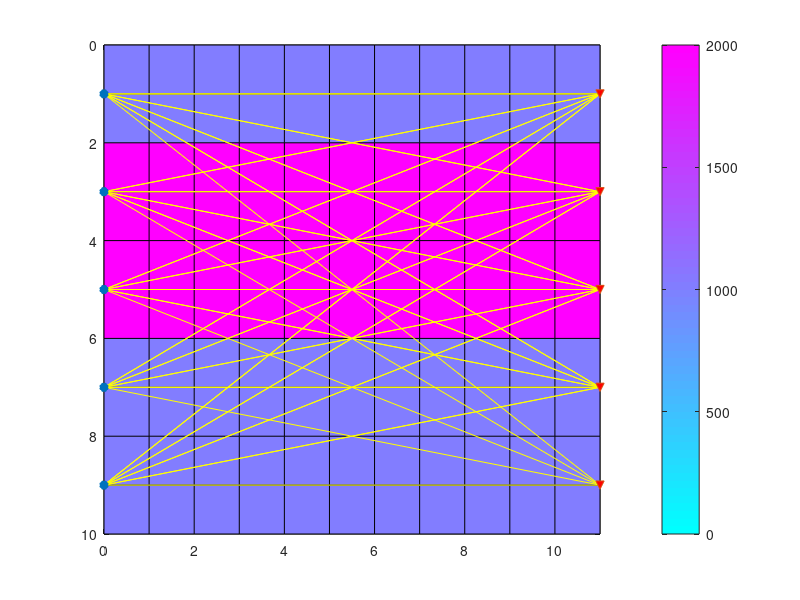
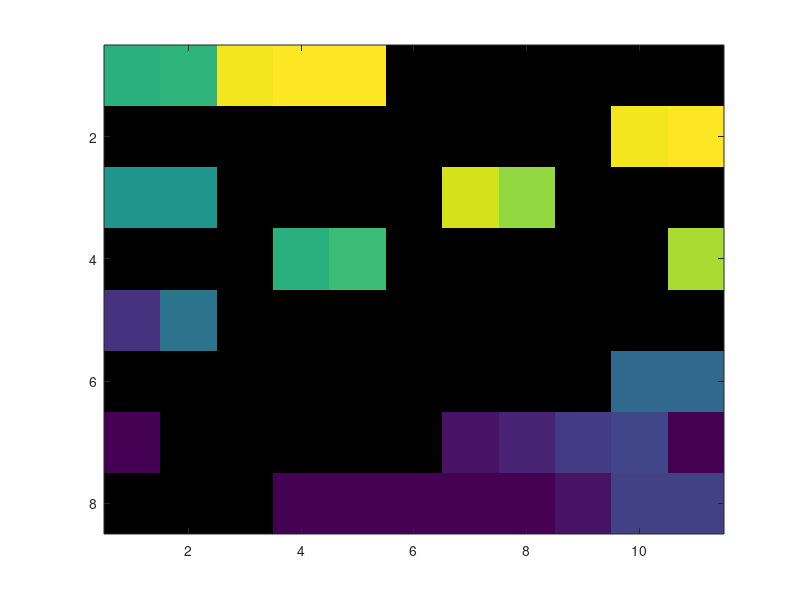

The MATLAB script that drew these images, in order: (Note: this script raises an error after producing the figures.)
clear all;
close all;
clc;

% Proses Forward Modelling
% Menghitung Length raypath
Pos = zeros(25,4);
Pos(:,1) = 0;
Pos([1:5],2) = 1;
Pos([6:10],2) = 3;
Pos([11:15],2) = 5;
Pos([16:20],2) = 7;
Pos([21:25],2) = 9;
Pos(:,3) = 11;
inp = [5 7 9 11 13];
Pos(:,4) = [inp inp inp inp inp]';
R = zeros(25,3);
for b = 1:25
    Length(b) = sqrt((Pos(b,1)-Pos(b,3))^2+(Pos(b,2)-Pos(b,4))^2);
    Gradient(b,1) = (2-Pos(b,4))/(Pos(b,4)-Pos(b,2))*(Pos(b,3)-Pos(b,1))+Pos(b,3);
    Gradient(b,2) = (6-Pos(b,4))/(Pos(b,4)-Pos(b,2))*(Pos(b,3)-Pos(b,1))+Pos(b,3);
    if Gradient(b,1) >= 0 & Gradient(b,1) <= 11 
        R(b,1) = sqrt((Pos(b,1)-Gradient(b,1))^2+(Pos(b,2)-2)^2);
        if b > 5
            R(b,1) = sqrt((Pos(b,3)-Pos(b,1))^2+(Pos(b,4)-Pos(b,2))^2)-R(b,1);
        else
            R(b,1) = R(b,1);
        end
    else
        R(b,1) = 0;
    end
    if (Gradient(b,1) >= 0 & Gradient(b,1) <= 11) | (Gradient(b,2) >= 0 & Gradient(b,2) <= 11)
        R(b,2) = sqrt((Gradient(b,1)-Pos(b,3))^2+(2-Pos(b,4))^2);
        if b > 3 & b < 6
            R(b,2) = sqrt((Gradient(b,1)-Gradient(b,2))^2+(2-6)^2);
        elseif (b >= 6 & b < 7) | (b >= 11 & b < 12)  
            R(b,2) = sqrt((Gradient(b,1)-Pos(b,1))^2+(2-Pos(b,2))^2);
        elseif (b >= 9 & b < 11) | (b >= 14 & b < 16)
            R(b,2) = sqrt((Gradient(b,2)-Pos(b,1))^2+(6-Pos(b,2))^2);
        elseif (b >= 16 & b < 17) | (b >= 21 & b < 22)
            R(b,2) = sqrt((Gradient(b,2)-Gradient(b,1))^2+(6-2)^2);
        elseif (b >= 17 & b < 19) | (b >= 22 & b < 24)
            R(b,2) = sqrt((Gradient(b,2)-Pos(b,3))^2+(6-Pos(b,4))^2);
        else
            R(b,2) = R(b,2);
        end
    else
        R(b,2) = 0;
    end
    if Gradient(b,2) >= 0 & Gradient(b,2) <= 11 
        R(b,3) = sqrt((Pos(b,3)-Gradient(b,2))^2+(Pos(b,4)-6)^2);
        if (b >= 16 & b < 19) | (b >= 21 & b < 24)
            R(b,3) = sqrt((Pos(b,1)-Gradient(b,2))^2+(Pos(b,2)-6)^2);
        else
            R(b,3) = R(b,3);
        end
    else
        R(b,3) = 0
    end
end
R(1,1) = 11;
R(7,2) = 11;
R(8,2) = sqrt((Pos(8,1)-Pos(8,3))^2+(Pos(8,2)-Pos(8,4))^2);
R(12,2) = sqrt((Pos(12,1)-Pos(12,3))^2+(Pos(12,2)-Pos(12,4))^2);
R(13,2) = 11;
R(19,3) = 11;
R(20,3) = sqrt((Pos(20,1)-Pos(20,3))^2+(Pos(20,2)-Pos(20,4))^2);
R(24,3) = sqrt((Pos(24,1)-Pos(24,3))^2+(Pos(24,2)-Pos(24,4))^2);
R(25,3) = 11;

% Sintetis Travel Time
V = [1000 2000 1000]';
S = 1./V;
t = R*S



% Proses Inverse Modelling
% Membuat sel-sel tomografi
x = 0:1:11;
y = 0:1:10;
[Mesh.X Mesh.Y] = meshgrid(x,y);
for i = 1:12
    v([1:2],i) = 1000;
    v([3:6],i) = 2000;
    v([7:11],i) = 1000;
end
figure(1)
pcolor(Mesh.X,Mesh.Y,v);
colormap(cool);
set(gca,'Ydir','Reverse');
colorbar;
hold on;

% Membuat serta mengeplot raypath dan titik source receiver
x = zeros(10,5);
y = zeros(10,5);
for i = 1:2:9
    for j = 2:2:10
        x(i,:) = 0;
        x(j,:) = 11;
        y(i,1) = 1;
        y(i,2) = 3;
        y(i,3) = 5;
        y(i,4) = 7;
        y(i,5) = 9;
        y(j,:) = j-1;
    end
end
plot(x,y,'y');
scatter(x(1,:),y(1,:),'*g','MarkerFaceColor','g','linewidth',3.5);
scatter(x(10,:),y(1,:),'vk','MarkerFaceColor','r');
hold off;

% Proses BPT
Leng = sum(R,2);
Srat = zeros(25,1)
for h = 1:25
    Srat(h) = (t(h)/Leng(h)); % Slowness rata-rata
end

% Menentukan titik Gradienten batas raypath tiap sel
% Raypath 2 (Titik2 Gradienten)
for i = 1:11
    for j = 1:3
        k2(j) = j;
        m2(i) = i;
        y2 = (m2-Pos(2,3))./(Pos(2,3)-Pos(2,1)).*(Pos(2,4)-Pos(2,2))+Pos(2,4);
        x2 = (k2-Pos(2,4))./(Pos(2,4)-Pos(2,2)).*(Pos(2,3)-Pos(2,1))+Pos(2,3);
    end
end
% Raypath 3 (Titik2 Gradienten)
for i = 1:11
    for j = 1:5
        k3(j) = j;
        m3(i) = i;
        y3 = (m3-Pos(3,3))./(Pos(3,3)-Pos(3,1)).*(Pos(3,4)-Pos(3,2))+Pos(3,4);
        x3 = (k3-Pos(3,4))./(Pos(3,4)-Pos(3,2)).*(Pos(3,3)-Pos(3,1))+Pos(3,3);
    end
end
% Raypath 4 (Titik2 Gradienten)
for i = 1:11
    for j = 1:7
        k4(j) = j;
        m4(i) = i;
        y4 = (m4-Pos(4,3))./(Pos(4,3)-Pos(4,1)).*(Pos(4,4)-Pos(4,2))+Pos(4,4);
        x4 = (k4-Pos(4,4))./(Pos(4,4)-Pos(4,2)).*(Pos(4,3)-Pos(4,1))+Pos(4,3);
    end
end
% Raypath 5 (Titik2 Gradienten)
for i = 1:11
    for j = 1:9
        k5(j) = j;
        m5(i) = i;
        y5 = (m5-Pos(5,3))./(Pos(5,3)-Pos(5,1)).*(Pos(5,4)-Pos(5,2))+Pos(5,4);
        x5 = (k5-Pos(5,4))./(Pos(5,4)-Pos(5,2)).*(Pos(5,3)-Pos(5,1))+Pos(5,3);
    end
end
% Raypath 6 (Titik2 Gradienten)
for i = 1:11
    for j = 1:3
        k6_1(j) = j;
        k6 = sort(k6_1,'descend');
        m6(i) = i;
        y6 = (m6-Pos(6,3))./(Pos(6,3)-Pos(6,1)).*(Pos(6,4)-Pos(6,2))+Pos(6,4);
        x6 = (k6-Pos(6,4))./(Pos(6,4)-Pos(6,2)).*(Pos(6,3)-Pos(6,1))+Pos(6,3);
    end
end
% Raypath 8 (Titik2 Gradienten)
for i = 1:11
    for j = 1:3
        k8(j) = j+2;
        m8(i) = i;
        y8 = (m8-Pos(8,3))./(Pos(8,3)-Pos(8,1)).*(Pos(8,4)-Pos(8,2))+Pos(8,4);
        x8 = (k8-Pos(8,4))./(Pos(8,4)-Pos(8,2)).*(Pos(8,3)-Pos(8,1))+Pos(8,3);
    end
end
% Raypath 9 (Titik2 Gradienten)
for i = 1:11
    for j = 1:5
        k9(j) = j+2;
        m9(i) = i;
        y9 = (m9-Pos(9,3))./(Pos(9,3)-Pos(9,1)).*(Pos(9,4)-Pos(9,2))+Pos(9,4);
        x9 = (k9-Pos(9,4))./(Pos(9,4)-Pos(9,2)).*(Pos(9,3)-Pos(9,1))+Pos(9,3);
    end
end
% Raypath 10 (Titik2 Gradienten)
for i = 1:11
    for j = 1:7
        k10(j) = j+2;
        m10(i) = i;
        y10 = (m10-Pos(10,3))./(Pos(10,3)-Pos(10,1)).*(Pos(10,4)-Pos(10,2))+Pos(10,4);
        x10 = (k10-Pos(10,4))./(Pos(10,4)-Pos(10,2)).*(Pos(10,3)-Pos(10,1))+Pos(10,3);
    end
end
% Raypath 11 (Titik2 Gradienten)
for i = 1:11
    for j = 1:5
        k11_1(j) = j;
        k11 = sort(k11_1,'descend');
        m11(i) = i;
        y11 = (m11-Pos(11,3))./(Pos(11,3)-Pos(11,1)).*(Pos(11,4)-Pos(11,2))+Pos(11,4);
        x11 = (k11-Pos(11,4))./(Pos(11,4)-Pos(11,2)).*(Pos(11,3)-Pos(11,1))+Pos(11,3);
    end
end
% Raypath 12 (Titik2 Gradienten)
for i = 1:11
    for j = 1:3
        k12_1(j) = j+2;
        k12 = sort(k12_1,'descend');
        m12(i) = i;
        y12 = (m12-Pos(12,3))./(Pos(12,3)-Pos(12,1)).*(Pos(12,4)-Pos(12,2))+Pos(12,4);
        x12 = (k12-Pos(12,4))./(Pos(12,4)-Pos(12,2)).*(Pos(12,3)-Pos(12,1))+Pos(12,3);
    end
end
% Raypath 14 (Titik2 Gradienten)
for i = 1:11
    for j = 1:3
        k14(j) = j+4;
        m14(i) = i;
        ye14 = (m14-Pos(14,3))./(Pos(14,3)-Pos(14,1)).*(Pos(14,4)-Pos(14,2))+Pos(14,4);
        ex14 = (k14-Pos(14,4))./(Pos(14,4)-Pos(14,2)).*(Pos(14,3)-Pos(14,1))+Pos(14,3);
    end
end
% Raypath 15 (Titik2 Gradienten)
for i = 1:11
    for j = 1:5
        k15(j) = j+4;
        m15(i) = i;
        y15 = (m15-Pos(15,3))./(Pos(15,3)-Pos(15,1)).*(Pos(15,4)-Pos(15,2))+Pos(15,4);
        x15 = (k15-Pos(15,4))./(Pos(15,4)-Pos(15,2)).*(Pos(15,3)-Pos(15,1))+Pos(15,3);
    end
end
% Raypath 16 (Titik2 Gradienten)
for i = 1:11
    for j = 1:7
        k16_1(j) = j;
        k16 = sort(k16_1,'descend');
        m16(i) = i;
        y16 = (m16-Pos(16,3))./(Pos(16,3)-Pos(16,1)).*(Pos(16,4)-Pos(16,2))+Pos(16,4);
        x16 = (k16-Pos(16,4))./(Pos(16,4)-Pos(16,2)).*(Pos(16,3)-Pos(16,1))+Pos(16,3);
    end
end
% Raypath 17 (Titik2 Gradienten)
for i = 1:11
    for j = 1:5
        k17_1(j) = j+2;
        k17 = sort(k17_1,'descend');
        m17(i) = i;
        y17 = (m17-Pos(17,3))./(Pos(17,3)-Pos(17,1)).*(Pos(17,4)-Pos(17,2))+Pos(17,4);
        x17 = (k17-Pos(17,4))./(Pos(17,4)-Pos(17,2)).*(Pos(17,3)-Pos(17,1))+Pos(17,3);
    end
end
% Raypath 18 (Titik2 Gradienten)
for i = 1:11
    for j = 1:3
        k18_1(j) = j+4;
        k18 = sort(k18_1,'descend');
        m18(i) = i;
        y18 = (m18-Pos(18,3))./(Pos(18,3)-Pos(18,1)).*(Pos(18,4)-Pos(18,2))+Pos(18,4);
        x18 = (k18-Pos(18,4))./(Pos(18,4)-Pos(18,2)).*(Pos(18,3)-Pos(18,1))+Pos(18,3);
    end
end
% Raypath 20 (Titik2 Gradienten)
for i = 1:11
    for j = 1:3
        k20(j) = j+6;
        m20(i) = i;
        y20 = (m20-Pos(20,3))./(Pos(20,3)-Pos(20,1)).*(Pos(20,4)-Pos(20,2))+Pos(20,4);
        x20 = (k20-Pos(20,4))./(Pos(20,4)-Pos(20,2)).*(Pos(20,3)-Pos(20,1))+Pos(20,3);
    end
end
% Raypath 21 (Titik2 Gradienten)
for i = 1:11
    for j = 1:9
        k21_1(j) = j;
        k21 = sort(k21_1,'descend');
        m21(i) = i;
        y21 = (m21-Pos(21,3))./(Pos(21,3)-Pos(21,1)).*(Pos(21,4)-Pos(21,2))+Pos(21,4);
        x21 = (k21-Pos(21,4))./(Pos(21,4)-Pos(21,2)).*(Pos(21,3)-Pos(21,1))+Pos(21,3);
    end
end
% Raypath 22 (Titik2 Gradienten)
for i = 1:11
    for j = 1:7
        k22_1(j) = j+2;
        k22 = sort(k22_1,'descend');
        m22(i) = i;
        y22 = (m22-Pos(22,3))./(Pos(22,3)-Pos(22,1)).*(Pos(22,4)-Pos(22,2))+Pos(22,4);
        x22 = (k22-Pos(22,4))./(Pos(22,4)-Pos(22,2)).*(Pos(22,3)-Pos(22,1))+Pos(22,3);
    end
end
% Raypath 23 (Titik2 Gradienten)
for i = 1:11
    for j = 1:5
        k23_1(j) = j+4;
        k23 = sort(k23_1,'descend');
        m23(i) = i;
        y23 = (m23-Pos(23,3))./(Pos(23,3)-Pos(23,1)).*(Pos(23,4)-Pos(23,2))+Pos(23,4);
        x23 = (k23-Pos(23,4))./(Pos(23,4)-Pos(23,2)).*(Pos(23,3)-Pos(23,1))+Pos(23,3);
    end
end
% Raypath 24 (Titik2 Gradienten)
for i = 1:11
    for j = 1:3
        k24_1(j) = j+6;
        k24 = sort(k24_1,'descend');
        m24(i) = i;
        y24 = (m24-Pos(24,3))./(Pos(24,3)-Pos(24,1)).*(Pos(24,4)-Pos(24,2))+Pos(24,4);
        x24 = (k24-Pos(24,4))./(Pos(24,4)-Pos(24,2)).*(Pos(24,3)-Pos(24,1))+Pos(24,3);
    end
end

% Menghitung Length raypath tiap sel
L12_1 = sqrt((Pos(2,1)-x(2))^2+(Pos(2,2)-y2(1,1))^2);
L12_2 = sqrt((x(2)-x(3))^2+(y2(1,1)-y2(1,2))^2);
L12_3 = sqrt((x(3)-x(4))^2+(y2(1,2)-y2(1,3))^2);
L12_4 = L12_1;
L12_5 = L12_1;
L12_6 = sqrt((x(6)-x2(2))^2+(y2(1,5)-y(3))^2);
L12_17 = sqrt((x2(2)-x(7))^2+(y(3)-y2(1,6))^2);
L12_18 = L12_1;
L12_19 = L12_1;
L12_20 = L12_1;
L12_21 = L12_1;
L12_22 = sqrt((x(11)-x(12))^2+(y2(1,10)-y2(1,11))^2);

L13_1 = sqrt((Pos(3,1)-x(2))^2+(Pos(3,2)-y3(1,1))^2);
L13_2 = L13_1;
L13_3 = sqrt((x(3)-x3(2))^2+(y3(1,2)-y(3))^2);
L13_14 = sqrt((x3(2)-x(4))^2+(y(3)-y3(1,3))^2);
L13_15 = L13_1;
L13_16 = L13_1;
L13_17 = sqrt((x(6)-x3(3))^2+(y3(1,5)-y(4))^2);
L13_28 = sqrt((x3(3)-x(7))^2+(y(4)-y3(1,6))^2);
L13_29 = L13_1;
L13_30 = L13_1;
L13_31 = sqrt((x(9)-x3(4))^2+(y3(1,8)-y(5))^2);
L13_42 = sqrt((x3(4)-x(10))^2+(y(5)-y3(1,9))^2);
L13_43 = L13_1;
L13_44 = L13_1;

L14_1 = sqrt((Pos(4,1)-x(2))^2+(Pos(4,2)-y4(1,1))^2);
L14_2 = sqrt((x(2)-x4(2))^2+(y4(1,1)-y(3))^2);
L14_13 = sqrt((x4(2)-x(3))^2+(y(3)-y4(1,2))^2);
L14_14 = L14_1;
L14_15 = sqrt((x(4)-x4(3))^2+(y4(1,3)-y(4))^2);
L14_26 = sqrt((x4(3)-x(5))^2+(y(4)-y4(1,4))^2);
L14_27 = L14_1;
L14_28 = sqrt((x(6)-x4(4))^2+(y4(1,5)-y(5))^2);
L14_39 = sqrt((x4(4)-x(7))^2+(y(5)-y4(1,6))^2);
L14_40 = L14_1;
L14_41 = sqrt((x(8)-x4(5))^2+(y4(1,7)-y(6))^2);
L14_52 = sqrt((x4(5)-x(9))^2+(y(6)-y4(1,8))^2);
L14_53 = L14_1;
L14_54 = sqrt((x(10)-x4(6))^2+(y4(1,9)-y(7))^2);
L14_65 = sqrt((x4(6)-x(11))^2+(y(7)-y4(1,10))^2);
L14_66 = L14_1;

L15_1 = sqrt((Pos(5,1)-x(2))^2+(Pos(5,2)-y5(1,1))^2);
L15_2 = sqrt((x(2)-x5(2))^2+(y5(1,1)-y(3))^2);
L15_13 = sqrt((x5(2)-x(3))^2+(y(3)-y5(1,2))^2);
L15_14 = sqrt((x(3)-x5(3))^2+(y5(1,2)-y(4))^2);
L15_25 = sqrt((x5(3)-x(4))^2+(y(4)-y5(1,3))^2);
L15_26 = L15_1;
L15_27 = sqrt((x(5)-x5(4))^2+(y5(1,4)-y(5))^2);
L15_38 = sqrt((x5(4)-x(6))^2+(y(5)-y5(1,5))^2);
L15_39 = sqrt((x(6)-x5(5))^2+(y5(1,5)-y(6))^2);
L15_50 = sqrt((x5(5)-x(7))^2+(y(6)-y5(1,6))^2);
L15_51 = sqrt((x(7)-x5(6))^2+(y5(1,6)-y(7))^2);
L15_62 = sqrt((x5(6)-x(8))^2+(y(7)-y5(1,7))^2);
L15_63 = L15_1;
L15_64 = sqrt((x(9)-x5(7))^2+(y5(1,8)-y(8))^2);
L15_75 = sqrt((x5(7)-x(10))^2+(y(8)-y5(1,9))^2);
L15_76 = sqrt((x(10)-x5(8))^2+(y5(1,9)-y(9))^2);
L15_87 = sqrt((x5(8)-x(11))^2+(y(9)-y5(1,10))^2);
L15_88 = L15_1;

L21_12 = L12_22;
L21_13 = L12_21;
L21_14 = L12_20;
L21_15 = L12_19;
L21_16 = L12_18;
L21_17 = L12_17;
L21_6 = L12_6;
L21_7 = L12_5;
L21_8 = L12_4;
L21_9 = L12_3;
L21_10 = L12_2;
L21_11 = L12_1;

L23_23 = sqrt((Pos(8,1)-x(2))^2+(Pos(8,2)-y8(1,1))^2);
L23_24 = L12_2;
L23_25 = L12_3;
L23_26 = L12_4;
L23_27 = L12_5;
L23_28 = sqrt((x(6)-x8(2))^2+(y8(1,5)-y(5))^2);
L23_39 = L12_17;
L23_40 = L12_18;
L23_41 = L12_19;
L23_42 = L12_20;
L23_43 = L12_21;
L23_44 = L12_22;

L24_23 = L13_1;
L24_24 = L13_2;
L24_25 = L13_3;
L24_36 = L13_14;
L24_37 = L13_15;
L24_38 = L13_16;
L24_39 = L13_17;
L24_50 = L13_28;
L24_51 = L13_29;
L24_52 = L13_30;
L24_53 = L13_31;
L24_64 = L13_42;
L24_65 = L13_43;
L24_66 = L13_44;

L25_23 = L14_1;
L25_24 = L14_2;
L25_35 = L14_13;
L25_36 = L14_14;
L25_37 = L14_15;
L25_48 = L14_26;
L25_49 = L14_27;
L25_50 = L14_28;
L25_61 = L14_39;
L25_62 = L14_40;
L25_63 = L14_41;
L25_74 = L14_52;
L25_75 = L14_53;
L25_76 = L14_54;
L25_87 = L14_65;
L25_88 = L14_66;

L31_34 = L13_44;
L31_35 = L13_43;
L31_36 = L13_42;
L31_25 = L13_31;
L31_26 = L13_30;
L31_27 = L13_29;
L31_28 = L13_28;
L31_17 = L13_17;
L31_18 = L13_16;
L31_19 = L13_15;
L31_20 = L13_14;
L31_9 = L13_3;
L31_10 = L13_2;
L31_11 = L13_1;

L32_34 = L23_44;
L32_35 = L23_43;
L32_36 = L23_42;
L32_37 = L23_41;
L32_38 = L23_40;
L32_39 = L23_39;
L32_28 = L23_28;
L32_29 = L23_27;
L32_30 = L23_26;
L32_31 = L23_25;
L32_32 = L23_24;
L32_33 = L23_23;

L34_45 = L23_23;
L34_46 = L23_24;
L34_47 = L23_25;
L34_48 = L23_26;
L34_49 = L23_27;
L34_50 = L23_28;
L34_61 = L23_39;
L34_62 = L23_40;
L34_63 = L23_41;
L34_64 = L23_42;
L34_65 = L23_43;
L34_66 = L23_44;

L35_45 = L24_23;
L35_46 = L24_24;
L35_47 = L24_25;
L35_58 = L24_36;
L35_59 = L24_37;
L35_60 = L24_38;
L35_61 = L24_39;
L35_72 = L24_50;
L35_73 = L24_51;
L35_74 = L24_52;
L35_75 = L24_53;
L35_86 = L24_64;
L35_87 = L24_65;
L35_88 = L24_66;

L41_56 = L14_66;
L41_57 = L14_65;
L41_46 = L14_54;
L41_47 = L14_53;
L41_48 = L14_52;
L41_37 = L14_41;
L41_38 = L14_40;
L41_39 = L14_39;
L41_28 = L14_28;
L41_29 = L14_27;
L41_30 = L14_26;
L41_19 = L14_15;
L41_20 = L14_14;
L41_21 = L14_13;
L41_10 = L14_2;
L41_11 = L14_1;

L42_56 = L24_66;
L42_57 = L24_65;
L42_58 = L24_64;
L42_47 = L24_53;
L42_48 = L24_52;
L42_49 = L24_51;
L42_50 = L24_50;
L42_39 = L24_39;
L42_40 = L24_38;
L42_41 = L24_37;
L42_42 = L24_36;
L42_31 = L24_25;
L42_32 = L24_24;
L42_33 = L24_23;

L43_56 = L34_66;
L43_57 = L34_65;
L43_58 = L34_64;
L43_59 = L34_63;
L43_60 = L34_62;
L43_61 = L34_61;
L43_50 = L34_50;
L43_51 = L34_49;
L43_52 = L34_48;
L43_53 = L34_47;
L43_54 = L34_46;
L43_55 = L34_45;

L45_67 = L34_45;
L45_68 = L34_46;
L45_69 = L34_47;
L45_70 = L34_48;
L45_71 = L34_49;
L45_72 = L34_50;
L45_83 = L34_61;
L45_84 = L34_62;
L45_85 = L34_63;
L45_86 = L34_64;
L45_87 = L34_65;
L45_88 = L34_66;

L51_78 = L15_88;
L51_79 = L15_87;
L51_68 = L15_76;
L51_69 = L15_75;
L51_58 = L15_64;
L51_59 = L15_63;
L51_60 = L15_62;
L51_49 = L15_51;
L51_50 = L15_50;
L51_39 = L15_39;
L51_40 = L15_38;
L51_29 = L15_27;
L51_30 = L15_26;
L51_31 = L15_25;
L51_20 = L15_14;
L51_21 = L15_13;
L51_10 = L15_2;
L51_11 = L15_1;

L52_78 = L25_88;
L52_79 = L25_87;
L52_68 = L25_76;
L52_69 = L25_75;
L52_70 = L25_74;
L52_59 = L25_63;
L52_60 = L25_62;
L52_61 = L25_61;
L52_50 = L25_50;
L52_51 = L25_49;
L52_52 = L25_48;
L52_41 = L25_37;
L52_42 = L25_36;
L52_43 = L25_35;
L52_32 = L25_24;
L52_33 = L25_23;

L53_78 = L35_88;
L53_79 = L35_87;
L53_80 = L35_86;
L53_69 = L35_75;
L53_70 = L35_74;
L53_71 = L35_73;
L53_72 = L35_72;
L53_61 = L35_61;
L53_62 = L35_60;
L53_63 = L35_59;
L53_64 = L35_58;
L53_53 = L35_47;
L53_54 = L35_46;
L53_55 = L35_45;

L54_78 = L45_88;
L54_79 = L45_87;
L54_80 = L45_86;
L54_81 = L45_85;
L54_82 = L45_84;
L54_83 = L45_83;
L54_72 = L45_72;
L54_73 = L45_71;
L54_74 = L45_70;
L54_75 = L45_69;
L54_76 = L45_68;
L54_77 = L45_67;

% Menghitung Slowness tiap sel
Length_Path = sum(R,2)
Sj = t./Length_Path
Slow = zeros(8,11)
Slow(1,1) = ((L12_1*Sj(2))+(L13_1*Sj(3))+(L14_1*Sj(4))+(L15_1*Sj(5)))/(L12_1+L13_1+L14_1+L15_1);
Slow(1,2) = ((L12_2*Sj(2))+(L13_2*Sj(3))+(L14_2*Sj(4))+(L15_2*Sj(5)))/(L12_2+L13_2+L14_2+L15_2);
Slow(1,3) = ((L12_3*Sj(2))+(L13_3*Sj(3)))/(L12_3+L13_3);
Slow(1,4) = (L12_4*Sj(2))/(L12_4);
Slow(1,5) = (L12_5*Sj(2))/(L12_5);
Slow(1,6) = ((L12_6*Sj(2))+(L21_6*Sj(6)))/(L12_6+L21_6);
Slow(1,7) = (L21_7*Sj(6))/(L21_7);
Slow(1,8) = (L21_8*Sj(6))/(L21_8);
Slow(1,9) = ((L21_9*Sj(6))+(L31_9*Sj(11)))/(L21_9+L31_9);
Slow(1,10) = ((L21_10*Sj(6))+(L31_10*Sj(11))+(L41_10*Sj(16))+(L51_10*Sj(21)))/(L21_10+L31_10+L41_10+L51_10);
Slow(1,11) = ((L21_11*Sj(6))+(L31_11*Sj(11))+(L41_11*Sj(16))+(L51_11*Sj(21)))/(L21_11+L31_11+L41_11+L51_11);
Slow(2,1) = (L21_12*Sj(6))/(L21_12);
Slow(2,2) = ((L14_13*Sj(4))+(L15_13*Sj(5))+(L21_13*Sj(6)))/(L14_13+L15_13+L21_13);
Slow(2,3) = ((L13_14*Sj(3))+(L14_14*Sj(4))+(L15_14*Sj(5))+(L21_14*Sj(6)))/(L13_14+L14_14+L15_14+L21_14);
Slow(2,4) = ((L13_15*Sj(3))+(L14_15*Sj(4))+(L21_15*Sj(6)))/(L13_15+L14_15+L21_15);
Slow(2,5) = ((L13_16*Sj(3))+(L21_16*Sj(6)))/(L13_16+L21_16);
Slow(2,6) = ((L12_17*Sj(2))+(L13_17*Sj(3))+(L21_17*Sj(6))+(L31_17*Sj(11)))/(L12_17+L13_17+L21_17+L31_17);
Slow(2,7) = ((L12_18*Sj(2))+(L31_18*Sj(11)))/(L12_18+L31_18);
Slow(2,8) = ((L12_19*Sj(2))+(L31_19*Sj(11))+(L41_19*Sj(16)))/(L12_19+L31_19+L41_19);
Slow(2,9) = ((L12_20*Sj(2))+(L31_20*Sj(11))+(L41_20*Sj(16))+(L51_20*Sj(21)))/(L12_20+L31_20+L41_20+L51_20);
Slow(2,10) = ((L12_21*Sj(2))+(L41_21*Sj(16))+(L51_21*Sj(21)))/(L12_21+L41_21+L51_21);
Slow(2,11) = (L12_22*Sj(2))/(L12_22);
Slow(3,1) = ((L23_23*Sj(8))+(L24_23*Sj(9))+(L25_23*Sj(10)))/(L23_23+L24_23+L25_23);
Slow(3,2) = ((L23_24*Sj(8))+(L24_24*Sj(9))+(L25_24*Sj(10)))/(L23_24+L24_24+L25_24);
Slow(3,3) = ((L15_25*Sj(5))+(L23_25*Sj(8))+(L24_25*Sj(9))+(L31_25*Sj(11)))/(L15_25+L23_25+L24_25+L31_25);
Slow(3,4) = ((L14_26*Sj(4))+(L15_26*Sj(5))+(L23_26*Sj(8))+(L31_26*Sj(11)))/(L14_26+L15_26+L23_26+L31_26);
Slow(3,5) = ((L14_27*Sj(4))+(L15_27*Sj(5))+(L23_27*Sj(8))+(L31_27*Sj(11)))/(L14_27+L15_27+L23_27+L31_27);
Slow(3,6) = ((L13_28*Sj(3))+(L14_28*Sj(4))+(L31_28*Sj(11))+(L41_28*Sj(16))+(L23_28*Sj(8))+(L32_28*Sj(12)))/(L13_28+L14_28+L31_28+L41_28+L23_28+L32_28);
Slow(3,7) = ((L13_29*Sj(3))+(L32_29*Sj(12))+(L41_29*Sj(16))+(L51_29*Sj(21)))/(L13_29+L32_29+L41_29+L51_29);
Slow(3,8) = ((L13_30*Sj(3))+(L32_30*Sj(12))+(L41_30*Sj(16))+(L51_30*Sj(21)))/(L13_30+L32_30+L41_30+L51_30);
Slow(3,9) = ((L13_31*Sj(3))+(L32_31*Sj(12))+(L42_31*Sj(17))+(L51_31*Sj(21)))/(L13_31+L32_31+L42_31+L51_31);
Slow(3,10) = ((L32_32*Sj(12))+(L42_32*Sj(17))+(L52_32*Sj(22)))/(L32_32+L42_32+L52_32);
Slow(3,11) = ((L32_33*Sj(12))+(L42_33*Sj(17))+(L52_33*Sj(22)))/(L32_33+L42_33+L52_33);
Slow(4,1) = ((L31_34*Sj(11))+(L32_34*Sj(12)))/(L31_34+L32_34);
Slow(4,2) = ((L25_35*Sj(10))+(L31_35*Sj(11))+(L32_35*Sj(12)))/(L25_35+L31_35+L32_35);
Slow(4,3) = ((L24_36*Sj(9))+(L25_36*Sj(10))+(L31_36*Sj(11))+(L32_36*Sj(12)))/(L24_36+L25_36+L31_36+L32_36);
Slow(4,4) = ((L24_37*Sj(9))+(L25_37*Sj(10))+(L32_37*Sj(12))+(L41_37*Sj(16)))/(L24_37+L25_37+L32_37+L41_37);
Slow(4,5) = ((L15_38*Sj(5))+(L24_38*Sj(9))+(L32_38*Sj(12))+(L41_38*Sj(16)))/(L15_38+L24_38+L32_38+L41_38);
Slow(4,6) = ((L14_39*Sj(4))+(L15_39*Sj(5))+(L23_39*Sj(8))+(L24_39*Sj(9))+(L32_39*Sj(12))+(L41_39*Sj(16))+(L42_39*Sj(17))+(L51_39*Sj(21)))/(L14_39+L15_39+L23_39+L24_39+L32_39+L41_39+L42_39+L51_39);
Slow(4,7) = ((L14_40*Sj(4))+(L23_40*Sj(8))+(L42_40*Sj(17))+(L51_40*Sj(21)))/(L14_40+L23_40+L42_40+L51_40);
Slow(4,8) = ((L14_41*Sj(4))+(L23_41*Sj(8))+(L42_41*Sj(17))+(L52_41*Sj(22)))/(L14_41+L23_41+L42_41+L52_41);
Slow(4,9) = ((L13_42*Sj(3))+(L23_42*Sj(8))+(L42_42*Sj(17))+(L52_42*Sj(22)))/(L13_42+L23_42+L42_42+L52_42);
Slow(4,10) = ((L13_43*Sj(3))+(L23_43*Sj(8))+(L52_43*Sj(22)))/(L13_43+L23_43+L52_43);
Slow(4,11) = ((L13_44*Sj(3))+(L23_44*Sj(8)))/(L13_44+L23_44);
Slow(5,1) = ((L34_45*Sj(14))+(L35_45*Sj(15)))/(L34_45+L35_45);
Slow(5,2) = ((L34_46*Sj(14))+(L35_46*Sj(15))+(L41_46*Sj(16)))/(L34_46+L35_46+L41_46);
Slow(5,3) = ((L34_47*Sj(14))+(L35_47*Sj(15))+(L41_47*Sj(16))+(L42_47*Sj(17)))/(L34_47+L35_47+L41_47+L42_47);
Slow(5,4) = ((L25_48*Sj(10))+(L34_48*Sj(14))+(L41_48*Sj(16))+(L42_48*Sj(17)))/(L25_48+L34_48+L41_48+L42_48);
Slow(5,5) = ((L25_49*Sj(10))+(L34_49*Sj(14))+(L42_49*Sj(17))+(L51_49*Sj(21)))/(L25_49+L34_49+L42_49+L51_49);
Slow(5,6) = ((L15_50*Sj(5))+(L24_50*Sj(9))+(L25_50*Sj(10))+(L34_50*Sj(14))+(L42_50*Sj(17))+(L43_50*Sj(18))+(L51_50*Sj(21))+(L52_50*Sj(22)))/(L15_50+L24_50+L25_50+L34_50+L42_50+L43_50+L51_50+L52_50);
Slow(5,7) = ((L15_51*Sj(5))+(L24_51*Sj(9))+(L43_51*Sj(18))+(L52_51*Sj(22)))/(L15_51+L24_51+L43_51+L52_51);
Slow(5,8) = ((L14_52*Sj(4))+(L24_52*Sj(9))+(L43_52*Sj(18))+(L52_52*Sj(22)))/(L14_52+L24_52+L43_52+L52_52);
Slow(5,9) = ((L14_53*Sj(4))+(L24_53*Sj(9))+(L43_53*Sj(18))+(L53_53*Sj(23)))/(L14_53+L24_53+L43_53+L53_53);
Slow(5,10) = ((L14_54*Sj(4))+(L43_54*Sj(18))+(L53_54*Sj(23)))/(L14_54+L43_54+L53_54);
Slow(5,11) = ((L43_55*Sj(18))+(L53_55*Sj(23)))/(L43_55+L53_55);
Slow(6,1) = ((L41_56*Sj(16))+(L42_56*Sj(17))+(L43_56*Sj(18)))/(L41_56+L42_56+L43_56);
Slow(6,2) = ((L41_57*Sj(16))+(L42_57*Sj(17))+(L43_57*Sj(18)))/(L41_57+L42_57+L43_57);
Slow(6,3) = ((L35_58*Sj(15))+(L42_58*Sj(17))+(L43_58*Sj(18))+(L51_58*Sj(21)))/(L35_58+L42_58+L43_58+L51_58);
Slow(6,4) = ((L35_59*Sj(15))+(L43_59*Sj(18))+(L51_59*Sj(21))+(L52_59*Sj(22)))/(L35_59+L43_59+L51_59+L52_59);
Slow(6,5) = ((L35_60*Sj(15))+(L43_60*Sj(18))+(L51_60*Sj(21))+(L52_60*Sj(22)))/(L35_60+L43_60+L51_60+L52_60);
Slow(6,6) = ((L25_61*Sj(10))+(L34_61*Sj(14))+(L35_61*Sj(15))+(L43_61*Sj(18))+(L52_61*Sj(22))+(L53_61*Sj(23)))/(L25_61+L34_61+L35_61+L43_61+L52_61+L53_61);
Slow(6,7) = ((L15_62*Sj(5))+(L25_62*Sj(10))+(L34_62*Sj(14))+(L53_62*Sj(23)))/(L15_62+L25_62+L34_62+L53_62);
Slow(6,8) = ((L15_63*Sj(5))+(L25_63*Sj(10))+(L34_63*Sj(14))+(L53_63*Sj(23)))/(L15_63+L25_63+L34_63+L53_63);
Slow(6,9) = ((L15_64*Sj(5))+(L24_64*Sj(9))+(L34_64*Sj(14))+(L53_64*Sj(23)))/(L15_64+L24_64+L34_64+L53_64);
Slow(6,10) = ((L14_65*Sj(4))+(L24_65*Sj(9))+(L34_65*Sj(14)))/(L14_65+L24_65+L34_65);
Slow(6,11) = ((L14_66*Sj(4))+(L24_66*Sj(9))+(L34_66*Sj(14)))/(L14_66+L24_66+L34_66);
Slow(7,1) = (L45_67*Sj(20))/(L45_67);
Slow(7,2) = ((L45_68*Sj(20))+(L51_68*Sj(21))+(L52_68*Sj(22)))/(L45_68+L51_68+L52_68);
Slow(7,3) = ((L45_69*Sj(20))+(L51_69*Sj(21))+(L52_69*Sj(22))+(L53_69*Sj(23)))/(L45_69+L51_69+L52_69+L53_69);
Slow(7,4) = ((L45_70*Sj(20))+(L52_70*Sj(22))+(L53_70*Sj(23)))/(L45_70+L52_70+L53_70);
Slow(7,5) = ((L45_71*Sj(20))+(L53_71*Sj(23)))/(L45_71+L53_71);
Slow(7,6) = ((L35_72*Sj(15))+(L45_72*Sj(20))+(L53_72*Sj(23))+(L54_72*Sj(24)))/(L35_72+L45_72+L53_72+L54_72);
Slow(7,7) = ((L35_73*Sj(15))+(L54_73*Sj(24)))/(L35_73+L54_73);
Slow(7,8) = ((L25_74*Sj(10))+(L35_74*Sj(15))+(L54_74*Sj(24)))/(L25_74+L35_74+L54_74);
Slow(7,9) = ((L15_75*Sj(5))+(L25_75*Sj(10))+(L35_75*Sj(15))+(L54_75*Sj(24)))/(L15_75+L25_75+L35_75+L54_75);
Slow(7,10) = ((L15_76*Sj(5))+(L25_76*Sj(10))+(L54_76*Sj(24)))/(L15_76+L25_76+L54_76);
Slow(7,11) = (L54_77*Sj(24))/(L54_77);
Slow(8,1) = ((L51_78*Sj(21))+(L52_78*Sj(22))+(L53_78*Sj(23))+(L54_78*Sj(24)))/(L51_78+L52_78+L53_78+L54_78);
Slow(8,2) = ((L51_79*Sj(21))+(L52_79*Sj(22))+(L53_79*Sj(23))+(L54_79*Sj(24)))/(L51_79+L52_79+L53_79+L54_79);
Slow(8,3) = ((L53_80*Sj(23))+(L54_80*Sj(24)))/(L53_80+L54_80);
Slow(8,4) = (L54_81*Sj(24))/(L54_81);
Slow(8,5) = (L54_82*Sj(24))/(L54_82);
Slow(8,6) = ((L45_83*Sj(20))+(L54_83*Sj(24)))/(L45_83+L54_83);
Slow(8,7) = (L45_84*Sj(20))/(L45_84);
Slow(8,8) = (L45_85*Sj(20))/(L45_85);
Slow(8,9) = ((L35_86*Sj(15))+(L45_86*Sj(20)))/(L35_86+L45_86);
Slow(8,10) = ((L15_87*Sj(5))+(L25_87*Sj(10))+(L35_87*Sj(15))+(L45_87*Sj(20)))/(L15_87+L25_87+L35_87+L45_87);
Slow(8,11) = ((L15_88*Sj(5))+(L25_88*Sj(10))+(L35_88*Sj(15))+(L45_88*Sj(20)))/(L15_88+L25_88+L35_88+L45_88);
Vel = 1./Slow;

% Mengeplot inverse modelling
m = 1:1:11;
n = 1:1:8;
% [Mesh.X Mesh.Y] = meshgrid(m,n);
figure(2)
imagesc(m,n,Vel);
ax = gca;
ax.GridColor = 'blue';
ax.LineWidth = 1.5;
ax.YTick = 0.5:1:10;
ax.XTick = 0.5:1:11;
grid on;
% pcolor(Mesh.X,Mesh.Y,Vel);
colormap(cool);
set(gca,'Ydir','Reverse');
colorbar;